Frame 1 (no input): blank canvas, image omitted
Frame 60 (the mouse pressed at the canvas centre just before this capture): blank canvas, image omitted
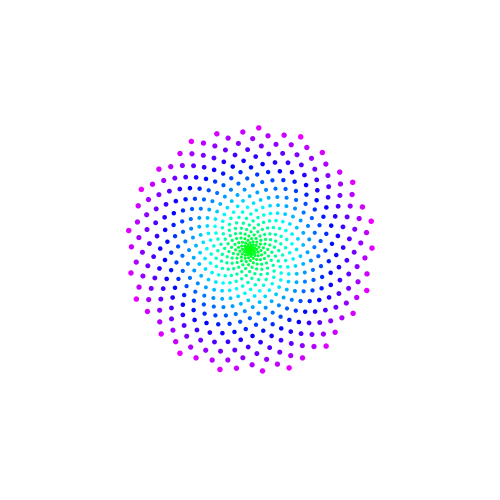
Frame 120 (the mouse held since frame 60 and released just before this capture)

The Processing sketch whose frames 1 and 60 were blank and that drew this single picture after the mouse press (run headless with seeded random() and noise(); from frame 60 on, the mouse is pressed at the canvas centre):

// Processing sketch: golden_angle
// ── golden_angle.pde
//https://youtu.be/va7KEVzrhys?t=497 海洋大學 廖柏凱老師 黃金角
//https://en.wikipedia.org/wiki/Golden_angle
//137.5077640500378546463487 degrees
//2.39996322972865332 radians
//Fibonacci angle
//https://gofiguremath.org/natures-favorite-math/the-golden-ratio/the-golden-angle/
float golden_angle=2.39996322972865332f;//in radians
float angle=0, angle2=golden_angle;
void setup(){
  size(500,500);
  noStroke();
  colorMode(HSB);
}
void draw(){
  background(255);
  float ballR=3, angle=0;
  float H=255/3;
  translate(width/2,height/2);
  for(int i=0; i<mouseX*2.5; i++){
    pushMatrix();
      rotate(angle);
      fill(H,255,255);
      ellipse(i/5f, 0, ballR, ballR);
    popMatrix();
    angle+=angle2;
    ballR*=1.001;
    H = (H + 0.2)%256;
  }
}
